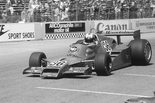
%> input picture pointwise_op_and_gamma/source/race.tif, 155 x 103 px, shrunk from 384 x 256 before the run
$ octave sec1.m   (GNU Octave 9; MATLAB toolbox functions it lacks are replaced by stand-ins)
%> lines starting %> are read from the running program, lines starting %| are printed output that depends on the picture
% Section 1
close all;
clear all;

[raceimg] = imread('race.tif');
%> raceimg is the input picture: size 103x155 uint8; min 11, max 255, mean 144.5
figure(1);
image(raceimg+1);
axis('image');
graymap = [0:255;0:255;0:255]'/255;
colormap(graymap);

[kidimg] = imread('kids.tif');
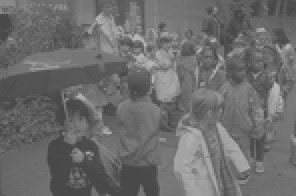
%> input picture pointwise_op_and_gamma/source/kids.tif, 148 x 98 px, shrunk from 366 x 242 before the run (shown 2 times larger)
%> kidimg is the input picture: size 98x148 uint8; min 65, max 188, mean 108.6
figure(2);
image(kidimg+1);
axis('image');
colormap(graymap);

figure(3);
hist(raceimg(:),[0:255]);
xlabel('pixel intensity');
ylabel('number of pixels');
title('Histogram of race.tif');
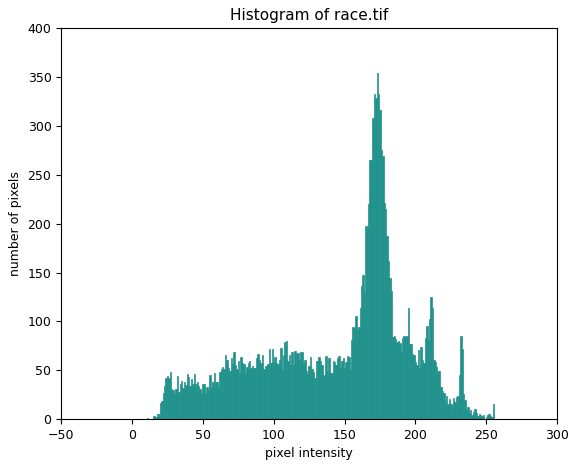
%> figure redrawn from the program's plot data; tallest bar 354 high, from x = 172.5 to 173.5
print('-dpng', '-r300', '../report/race_hist.png');
figure(4);
hist(kidimg(:),[0:255]);
xlabel('pixel intensity');
ylabel('number of pixels');
title('Histogram of kids.tif');
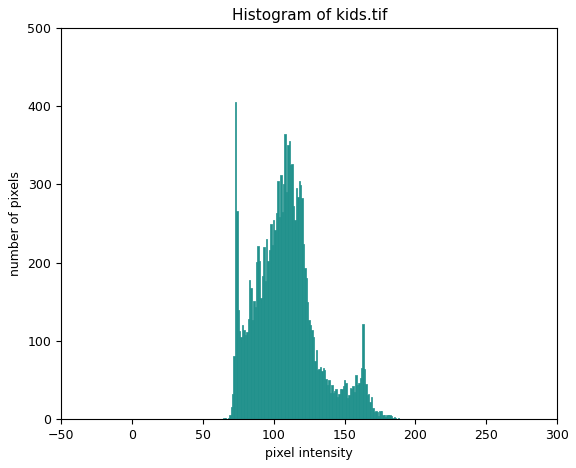
%> figure redrawn from the program's plot data; tallest bar 406 high, from x = 72.5 to 73.5
print('-dpng', '-r300', '../report/kids_hist.png');
